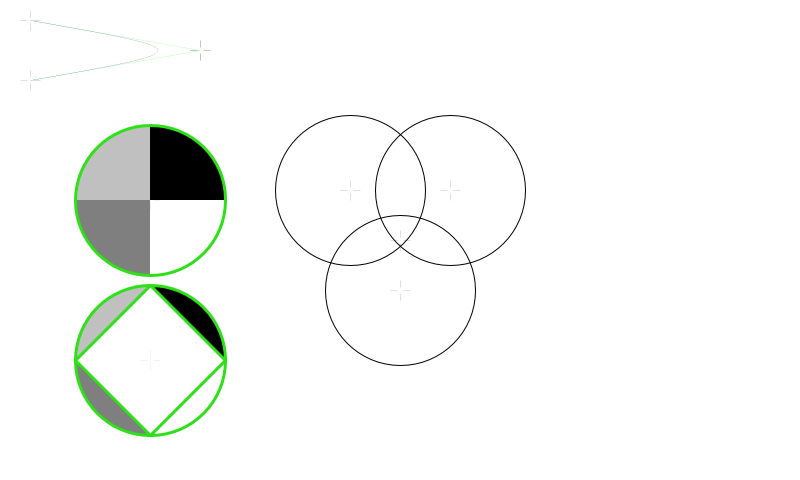
Frame 1 (no input)
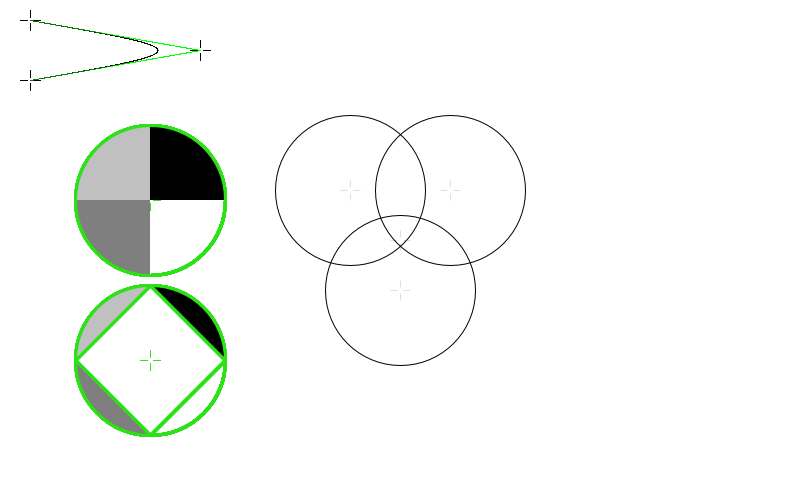
Frame 60 (the mouse pressed at the canvas centre just before this capture)
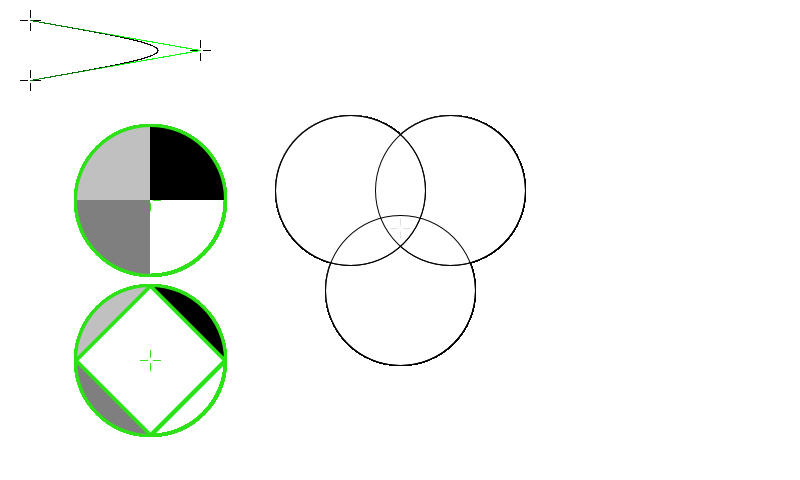
Frame 120 (the mouse held since frame 60 and released just before this capture)

The Processing sketch that drew these frames (run headless with seeded random() and noise(); from frame 60 on, the mouse is pressed at the canvas centre):

// Processing sketch: activite3venneMouseV3
// ── activite3venneMouseV3.pde
/* 3 intersecting circles. While the mouse moves inside one of the circle
     the color of that circle is changed and intersections are taken into
     account.
*/
float centerWindowX;
float centerWindowY;
int radius = 150;
int offset = 50;
byte insideRange = 0;
/* using these values to determine where is mouse:
  1 is inside c1
  2 is inside c2
  4 is insode c3
*/
int c1x;
int c1y;
int c2x;
int c2y;
int c3x;
int c3y;

void setup() {
 size(800, 480);
 centerWindowX = int(width/2);
 centerWindowY = int(height/2);
 background(255);
 c1x = int(centerWindowX - offset);
 c1y = int(centerWindowY - offset);
 c2x = int(centerWindowX + offset);
 c2y = int(centerWindowY - offset);
 c3x = int(centerWindowX);
 c3y = int(centerWindowY + offset);

 drawCrosshair(c1x, c1y, 0);
 drawCrosshair(c2x, c2y, 0);
 drawCrosshair(c3x, c3y, 0);
 stroke(0);
 strokeWeight(1);
 noFill();
 circle(c1x, c1y, radius);
 circle(c2x, c2y, radius);
 circle(c3x, c3y, radius);
 drawCrosshair(centerWindowX, centerWindowY, 0);

}

// draws crosshair see tools ... 
void drawCrosshair(float x, float y, color c) {
  int gap = 3; // provide separation from center pixel
  int l = 7;   // lenght
  strokeWeight(0);
  stroke(c);
  point(x, y);
  line(x, y-gap, x, y-gap-l);
  line(x-gap, y, x-gap-l, y);
  line(x, y+gap, x, y+gap+l);
  line(x+gap, y, x+gap+l, y);
  noFill();
  noStroke();
}

float distance(float x1, float y1, float x2, float y2) {
  return sqrt(sq(x2-x1) + sq(y2-y1));
}

void drawC1(boolean inside ) {
 if (inside) {
   fill(255, 0, 0, 127);
 } else {
   fill(255);  //clears in white
   }
 circle(c1x, c1y, radius);
}

void drawC2(boolean inside) {
 if (inside) {
   fill(0, 255, 0, 127); 
 } else {
    fill(255);
   }
 circle(c2x, c2y, radius);
}

void drawC3(boolean inside) {
   if (inside) {
     fill(0, 0, 255, 127); 
   } else {
      fill(255);
     }
   circle(c3x, c3y, radius);
}

void draw() {
 //background(255);
 //drawCrosshair(mouseX, mouseY, 0);
 ellipseMode(CENTER);
 stroke(1);
 strokeWeight(1);
 //fill(255);

 //check c1
 insideRange = 0;
 if (distance(mouseX, mouseY, c1x, c1y) < radius/2) {
   insideRange += 1;
 }
 //check c2
 if (distance(mouseX, mouseY, c2x, c2y) < radius/2) {
   insideRange += 2;
 }
 //check c3
 if (distance(mouseX, mouseY, c3x, c3y) < radius/2) {
   insideRange += 4; 
 }
 
 switch(insideRange) {
  case 1:
   drawC1(true);  // colors c1
   drawC2(false); // clears c2
   drawC3(false); // clears c3
   break;

  case 2:
   drawC2(true);
   drawC1(false);
   drawC3(false);
   break;

  case 3: // c1 and c2 colored and c3 cleared
   drawC1(true);
   drawC2(true);
   drawC3(false);
   break;

  case 4:
   drawC3(true);
   drawC1(false);
   drawC2(false);
   break;
   
  case 5: // c1 and c3 colored and c2 cleared
   drawC3(true);
   drawC1(true);
   drawC2(false);
   break;
   
  case 6: // c2 and c3 colored and c1 cleared
   drawC3(true);
   drawC2(true);
   drawC1(false);
   break;

  case 7: // all cs cleard, only center is colored
   //for now clear all 3 ciciles and draw crosshair
   drawC3(false);
   drawC2(false);
   drawC1(false);
   stroke(0);
   strokeWeight(1);
   noFill();
   circle(c1x, c1y, radius);
   circle(c2x, c2y, radius);
   circle(c3x, c3y, radius);
   drawCrosshair(centerWindowX, centerWindowY-12, 0);
   break;

 } 


 noFill();
/* 
 arc(float(c1x), float(c1y), float(radius), float(radius), -0.3*PI, 0.75*PI);
 arc(float(c2x), float(c2y), float(radius), float(radius), 0.4*PI, 0.9*PI);
 //drawCrosshair(150, 250, 0);
*/
 float beginX = 30;
 float beginY = 20;
 float   endX = 30;
 float   endY = 80;
 float control1X = 200;
 float control1Y = 50;
 float control2X = 200;
 float control2Y = 50;
 
 drawCrosshair(beginX, beginY, 0);
 drawCrosshair(control1X, control1Y, 0);
 stroke(0, 255, 0);
 line(beginX, beginY, control1X, control1Y);
 drawCrosshair(control2X, control2Y, 0);
 stroke(0, 255, 0);
 line(endX, endY, control2X, control2Y);
 drawCrosshair(endX, endY, 0);
// drawCrosshair(60, 25, 0);

 //line(80, 0, 80, 80);
 stroke(0);
 fill(127, 145, 68);
 noFill();
 beginShape();
 vertex(beginX, beginY);
 bezierVertex(control1X, control1Y, control2X, control2Y, endX, endY);
 //bezierVertex(50, 80, 60, 25, 30, 20);
 endShape();
 
 //test arc
 // first prepare a circle
 color color1 = color(45, 224, 23);
 float c4x = 150;
 float c4y = 200;
 float c4Radius = 150;
 drawCrosshair(c4x, c4y, color1);
 stroke(0);
 noFill();
 circle(c4x, c4y, c4Radius);
 
 //draw arcs
 stroke(color1);
 strokeWeight(3);

 noFill();
 arc(c4x, c4y, c4Radius, c4Radius, 0, HALF_PI);

 fill(127);
 arc(c4x, c4y, c4Radius, c4Radius, HALF_PI, PI);

 fill(192);
 arc(c4x, c4y, c4Radius, c4Radius, PI, PI + HALF_PI);

 fill(0);
 arc(c4x, c4y, c4Radius, c4Radius, PI + HALF_PI, TWO_PI);

 // this time all with CHORD parameter
 c4y = 360;
 
 drawCrosshair(c4x, c4y, color1);
 stroke(0);
 noFill();
 circle(c4x, c4y, c4Radius);
 
 //draw arcs
 stroke(color1);
 strokeWeight(3);

 noFill();
 arc(c4x, c4y, c4Radius, c4Radius, 0, HALF_PI, CHORD);

 fill(127);
 arc(c4x, c4y, c4Radius, c4Radius, HALF_PI, PI, CHORD);

 fill(192);
 arc(c4x, c4y, c4Radius, c4Radius, PI, PI + HALF_PI, CHORD);

 fill(0);
 arc(c4x, c4y, c4Radius, c4Radius, PI + HALF_PI, TWO_PI, CHORD);
 
}
